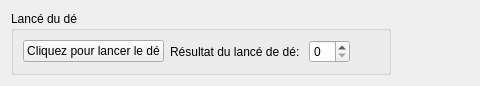
<?xml version="1.0" encoding="UTF-8"?>
<ui version="4.0">
 <class>Form</class>
 <widget class="QWidget" name="Form">
  <property name="geometry">
   <rect>
    <x>0</x>
    <y>0</y>
    <width>480</width>
    <height>81</height>
   </rect>
  </property>
  <property name="windowTitle">
   <string>Form</string>
  </property>
  <layout class="QHBoxLayout" name="horizontalLayout_2">
   <item>
    <widget class="QGroupBox" name="groupBox">
     <property name="minimumSize">
      <size>
       <width>0</width>
       <height>0</height>
      </size>
     </property>
     <property name="maximumSize">
      <size>
       <width>16777215</width>
       <height>16777215</height>
      </size>
     </property>
     <property name="title">
      <string>Lancé du dé</string>
     </property>
     <property name="flat">
      <bool>false</bool>
     </property>
     <layout class="QHBoxLayout" name="horizontalLayout">
      <item>
       <widget class="QPushButton" name="pushButton">
        <property name="enabled">
         <bool>true</bool>
        </property>
        <property name="text">
         <string>Cliquez pour lancer le dé</string>
        </property>
        <property name="checkable">
         <bool>false</bool>
        </property>
       </widget>
      </item>
      <item>
       <widget class="QLabel" name="label">
        <property name="font">
         <font>
          <italic>false</italic>
         </font>
        </property>
        <property name="text">
         <string>Résultat du lancé de dé: </string>
        </property>
       </widget>
      </item>
      <item>
       <widget class="QSpinBox" name="spinBox"/>
      </item>
      <item>
       <spacer name="horizontalSpacer_4">
        <property name="orientation">
         <enum>Qt::Horizontal</enum>
        </property>
        <property name="sizeHint" stdset="0">
         <size>
          <width>40</width>
          <height>20</height>
         </size>
        </property>
       </spacer>
      </item>
     </layout>
    </widget>
   </item>
   <item>
    <spacer name="horizontalSpacer_2">
     <property name="orientation">
      <enum>Qt::Horizontal</enum>
     </property>
     <property name="sizeHint" stdset="0">
      <size>
       <width>89</width>
       <height>20</height>
      </size>
     </property>
    </spacer>
   </item>
  </layout>
 </widget>
 <resources/>
 <connections/>
</ui>
